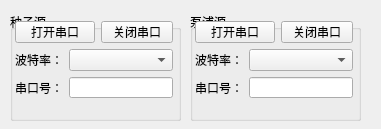
<?xml version="1.0" encoding="UTF-8"?>
<ui version="4.0">
 <class>Form</class>
 <widget class="QWidget" name="Form">
  <property name="geometry">
   <rect>
    <x>0</x>
    <y>0</y>
    <width>381</width>
    <height>129</height>
   </rect>
  </property>
  <property name="windowTitle">
   <string>Form</string>
  </property>
  <widget class="QGroupBox" name="groupBox">
   <property name="geometry">
    <rect>
     <x>10</x>
     <y>10</y>
     <width>171</width>
     <height>111</height>
    </rect>
   </property>
   <property name="title">
    <string>种子源</string>
   </property>
   <property name="alignment">
    <set>Qt::AlignBottom|Qt::AlignLeading|Qt::AlignLeft</set>
   </property>
   <widget class="QWidget" name="layoutWidget">
    <property name="geometry">
     <rect>
      <x>5</x>
      <y>11</y>
      <width>158</width>
      <height>77</height>
     </rect>
    </property>
    <layout class="QGridLayout" name="gridLayout">
     <item row="0" column="0" colspan="2">
      <widget class="QPushButton" name="openportSource">
       <property name="text">
        <string>打开串口</string>
       </property>
      </widget>
     </item>
     <item row="0" column="2">
      <widget class="QPushButton" name="closeportSource">
       <property name="text">
        <string>关闭串口</string>
       </property>
      </widget>
     </item>
     <item row="1" column="0">
      <widget class="QLabel" name="label">
       <property name="text">
        <string>波特率：</string>
       </property>
      </widget>
     </item>
     <item row="1" column="1" colspan="2">
      <widget class="QComboBox" name="baundrateSource"/>
     </item>
     <item row="2" column="0">
      <widget class="QLabel" name="label_2">
       <property name="text">
        <string>串口号：</string>
       </property>
      </widget>
     </item>
     <item row="2" column="1" colspan="2">
      <widget class="QLineEdit" name="portSource"/>
     </item>
    </layout>
   </widget>
  </widget>
  <widget class="QGroupBox" name="groupBox_2">
   <property name="geometry">
    <rect>
     <x>190</x>
     <y>10</y>
     <width>171</width>
     <height>111</height>
    </rect>
   </property>
   <property name="title">
    <string>泵浦源</string>
   </property>
   <property name="alignment">
    <set>Qt::AlignBottom|Qt::AlignLeading|Qt::AlignLeft</set>
   </property>
   <widget class="QWidget" name="layoutWidget_2">
    <property name="geometry">
     <rect>
      <x>5</x>
      <y>11</y>
      <width>158</width>
      <height>77</height>
     </rect>
    </property>
    <layout class="QGridLayout" name="gridLayout_3">
     <item row="0" column="0" colspan="2">
      <widget class="QPushButton" name="openportPump">
       <property name="text">
        <string>打开串口</string>
       </property>
      </widget>
     </item>
     <item row="0" column="2">
      <widget class="QPushButton" name="closeportPump">
       <property name="text">
        <string>关闭串口</string>
       </property>
      </widget>
     </item>
     <item row="1" column="0">
      <widget class="QLabel" name="label_5">
       <property name="text">
        <string>波特率：</string>
       </property>
      </widget>
     </item>
     <item row="1" column="1" colspan="2">
      <widget class="QComboBox" name="baundratePump"/>
     </item>
     <item row="2" column="0">
      <widget class="QLabel" name="label_6">
       <property name="text">
        <string>串口号：</string>
       </property>
      </widget>
     </item>
     <item row="2" column="1" colspan="2">
      <widget class="QLineEdit" name="portPump"/>
     </item>
    </layout>
   </widget>
  </widget>
 </widget>
 <resources/>
 <connections/>
</ui>
